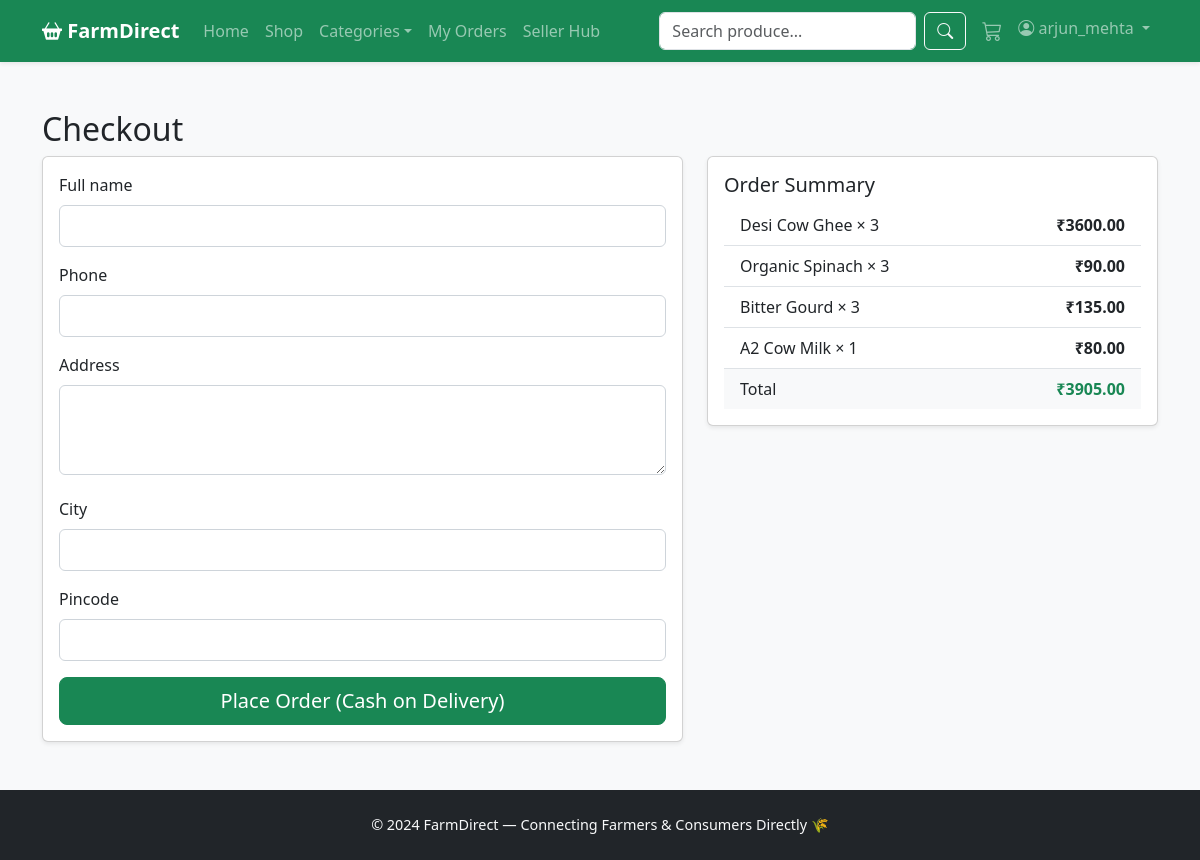
Screenshot of /checkout/ (signed in) with the database file from the repository.
### marketplace/models.py (models this page shows, shortened)
class CartItem(models.Model):
    cart = models.ForeignKey(Cart, on_delete=models.CASCADE, related_name='items')
    product = models.ForeignKey(Product, on_delete=models.CASCADE)
    quantity = models.PositiveIntegerField(default=1)
    added_at = models.DateTimeField(auto_now_add=True)
    def subtotal(self):
        return self.product.price * self.quantity

class Product(models.Model):
    UNIT_CHOICES = [
        ('kg', 'Kilogram'),
        ('g', 'Gram'),
        ('litre', 'Litre'),
        ('piece', 'Piece'),
        ('dozen', 'Dozen'),
        ('bundle', 'Bundle'),
        ('pack', 'Pack'),
    ]
    farmer = models.ForeignKey(User, on_delete=models.CASCADE, related_name='products')
    category = models.ForeignKey(Category, on_delete=models.SET_NULL, null=True, related_name='products')
    name = models.CharField(max_length=200)
    slug = models.SlugField(unique=True, blank=True)
    description = models.TextField()
    short_description = models.CharField(max_length=255, blank=True)
    price = models.DecimalField(max_digits=10, decimal_places=2, validators=[MinValueValidator(0)])
    mrp = models.DecimalField(max_digits=10, decimal_places=2, blank=True, null=True,
                              help_text="Original price before discount")
    unit = models.CharField(max_length=20, choices=UNIT_CHOICES, default='kg')
    stock = models.PositiveIntegerField(default=0)
    image = models.ImageField(upload_to='products/', blank=True, null=True)
    image_url = models.URLField(blank=True, help_text="External image URL (fallback)")
    is_organic = models.BooleanField(default=False)
    is_available = models.BooleanField(default=True)
    is_featured = models.BooleanField(default=False)
    harvest_date = models.DateField(blank=True, null=True)
    created_at = models.DateTimeField(auto_now_add=True)
    updated_at = models.DateTimeField(auto_now=True)
    class Meta:
        ordering = ['-created_at']
        indexes = [
            models.Index(fields=['-created_at']),
            models.Index(fields=['category', 'is_available']),
        ]

class Cart(models.Model):
    user = models.OneToOneField(User, on_delete=models.CASCADE, related_name='cart')
    created_at = models.DateTimeField(auto_now_add=True)
    def total_price(self):
        return sum(item.subtotal() for item in self.items.all())

### marketplace/views.py (the view)
# urls.py: path('checkout/', views.checkout, name='checkout'),
@login_required
def checkout(request):
    cart, _ = Cart.objects.get_or_create(user=request.user)
    if not cart.items.exists():
        messages.warning(request, "Your cart is empty.")
        return redirect('product_list')
    if request.method == 'POST':
        form = CheckoutForm(request.POST)
        if form.is_valid():
            order = form.save(commit=False)
            order.user = request.user
            order.total_amount = cart.total_price()
            order.save()
            for item in cart.items.all():
                OrderItem.objects.create(
                    order=order,
                    product=item.product,
                    product_name=item.product.name,
                    price=item.product.price,
                    quantity=item.quantity,
                )
                item.product.stock -= item.quantity
                item.product.save()
            cart.items.all().delete()
            messages.success(request, f"Order #{order.id} placed successfully!")
            return redirect('order_success', order_id=order.id)
    else:
        form = CheckoutForm()
    return render(request, 'marketplace/checkout.html', {'cart': cart, 'form': form})

### marketplace/forms.py
class CheckoutForm(forms.ModelForm):
    class Meta:
        model = Order
        fields = ['full_name', 'phone', 'address', 'city', 'pincode']
        widgets = {
            'address': forms.Textarea(attrs={'rows': 3}),
        }

### marketplace/templates/marketplace/checkout.html (shortened to what this page needs)
{% extends 'marketplace/base.html' %}
{% block content %}
<div class="container my-5">
  <h2>Checkout</h2>
  <div class="row">
    <div class="col-lg-7">
      <div class="card shadow-sm">
        <div class="card-body">
          <form method="post">
            {% for field in form %}
            <div class="mb-3">
              <label class="form-label">{{ field.label }}</label>
              {{ field }}
            </div>
            {% endfor %}
            <button class="btn btn-success btn-lg w-100">Place Order (Cash on Delivery)</button>
          </form>
        </div>
      </div>
    </div>
    <div class="col-lg-5">
      <div class="card shadow-sm">
        <div class="card-body">
          <h5>Order Summary</h5>
          <ul class="list-group list-group-flush">
            {% for item in cart.items.all %}
            <li class="list-group-item d-flex justify-content-between">
              <span>{{ item.product.name }} × {{ item.quantity }}</span>
              <strong>₹{{ item.subtotal }}</strong>
            </li>
            {% endfor %}
            <li class="list-group-item d-flex justify-content-between bg-light">
              <span>Total</span><strong class="text-success">₹{{ cart.total_price }}</strong>
            </li>
          </ul>
        </div>
      </div>
    </div>
  </div>
</div>
{% endblock %}

### marketplace/templates/marketplace/base.html (shortened to what this page needs)
{% load static %}
<!DOCTYPE html>
<html lang="en">
<head>
    <link href="https://cdn.jsdelivr.net/npm/bootstrap@5.3.2/dist/css/bootstrap.min.css" rel="stylesheet">
    <link href="https://cdn.jsdelivr.net/npm/bootstrap-icons@1.11.1/font/bootstrap-icons.css" rel="stylesheet">
    <link rel="stylesheet" href="{% static 'css/style.css' %}">
</head>
<body>
<nav class="navbar navbar-expand-lg navbar-dark bg-success sticky-top shadow-sm">
  <div class="container">
    <a class="navbar-brand fw-bold" href="{% url 'home' %}">
      <i class="bi bi-basket2-fill"></i> FarmDirect
    </a>
    <div class="collapse navbar-collapse" id="navmenu">
      <ul class="navbar-nav me-auto">
        <li class="nav-item"><a class="nav-link" href="{% url 'home' %}">Home</a></li>
        <li class="nav-item"><a class="nav-link" href="{% url 'product_list' %}">Shop</a></li>
        <li class="nav-item dropdown">
          <a class="nav-link dropdown-toggle" href="#" data-bs-toggle="dropdown">Categories</a>
        </li>
        {% if user.is_authenticated %}
        <li class="nav-item"><a class="nav-link" href="{% url 'my_orders' %}">My Orders</a></li>
        <li class="nav-item"><a class="nav-link" href="{% url 'seller_dashboard' %}">Seller Hub</a></li>
        {% endif %}
      </ul>
      <form class="d-flex me-2" action="{% url 'product_list' %}" method="get">
        <input class="form-control me-2" type="search" name="q" placeholder="Search produce...">
        <button class="btn btn-outline-light" type="submit"><i class="bi bi-search"></i></button>
      </form>
      <ul class="navbar-nav">
        <li class="nav-item">
          <a class="nav-link position-relative" href="{% url 'cart' %}">
            <i class="bi bi-cart3 fs-5"></i>
          </a>
        </li>
        {% if user.is_authenticated %}
        <li class="nav-item dropdown">
          <a class="nav-link dropdown-toggle" href="#" data-bs-toggle="dropdown">
            <i class="bi bi-person-circle"></i> {{ user.username }}
          </a>
        </li>
        {% else %}
        <li class="nav-item"><a class="nav-link" href="{% url 'login' %}">Login</a></li>
        <li class="nav-item"><a class="btn btn-warning ms-2" href="{% url 'signup' %}">Sign Up</a></li>
        {% endif %}
      </ul>
    </div>
  </div>
</nav>
<main>{% block content %}{% endblock %}</main>
<footer class="bg-dark text-light mt-5 py-4">
  <div class="container text-center">
    <p class="mb-0">&copy; 2024 FarmDirect — Connecting Farmers & Consumers Directly 🌾</p>
  </div>
</footer>
</body>
</html>

### static/css/style.css (style rules this page uses)
body { font-family: 'Segoe UI', system-ui, sans-serif; background: #f8f9fa; }
.btn-success { background-color: #198754; }
footer { font-size: 0.9rem; }
input, select, textarea { border-radius: 6px !important; border: 1px solid #ced4da; padding: 8px 12px; width: 100%; }

### rows the page displays
CartItem: product.name "Desi Cow Ghee", quantity "3", subtotal "3600.00"
CartItem: product.name "Organic Spinach", quantity "3", subtotal "90.00"
CartItem: product.name "Bitter Gourd", quantity "3", subtotal "135.00"
CartItem: product.name "A2 Cow Milk", quantity "1", subtotal "80.00"
Cart: total_price "3905.00"

### other values shown
{{ user.username }} "arjun_mehta"
{{ field.label }} "Full name" "Phone" "Address" "City" "Pincode"
